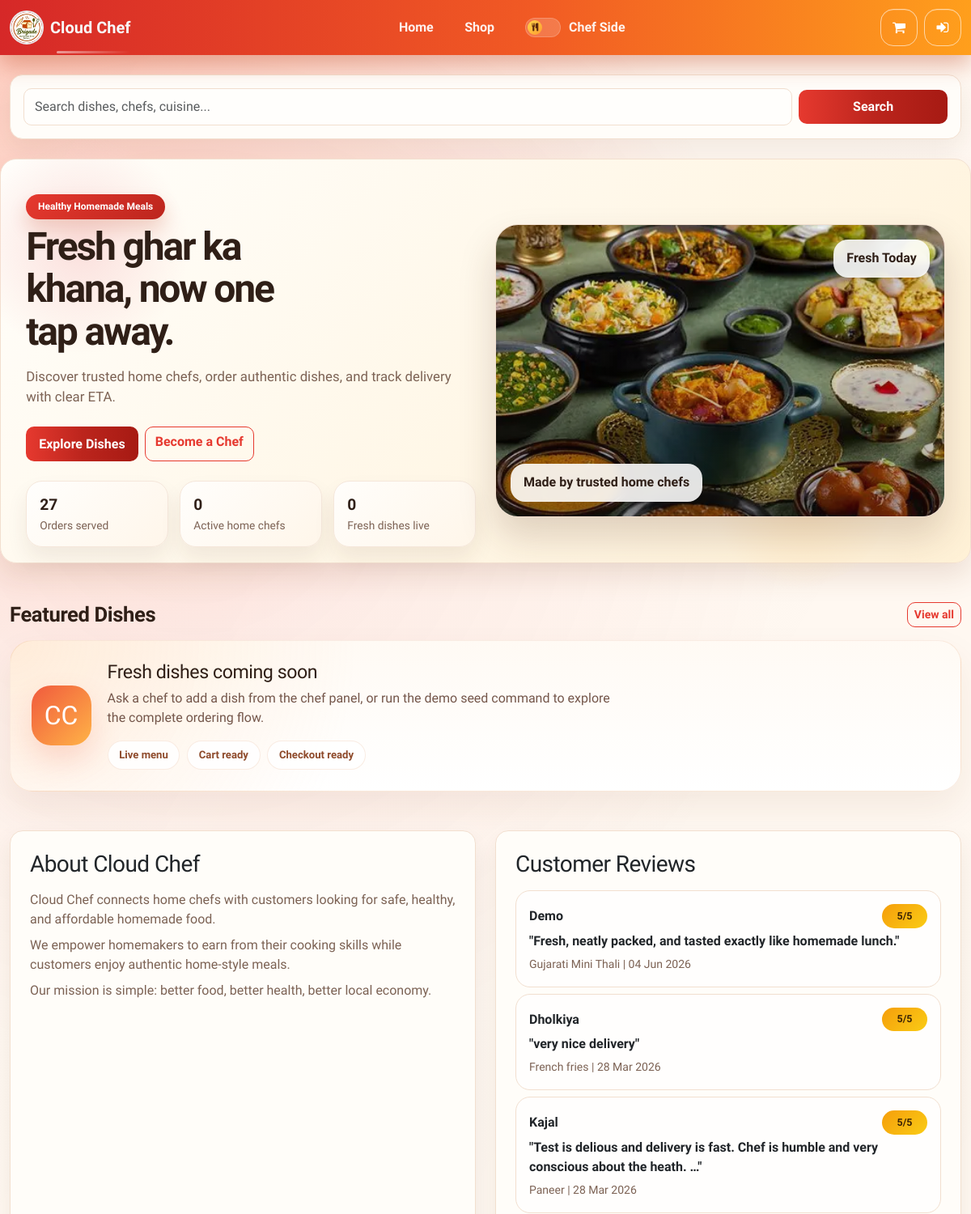
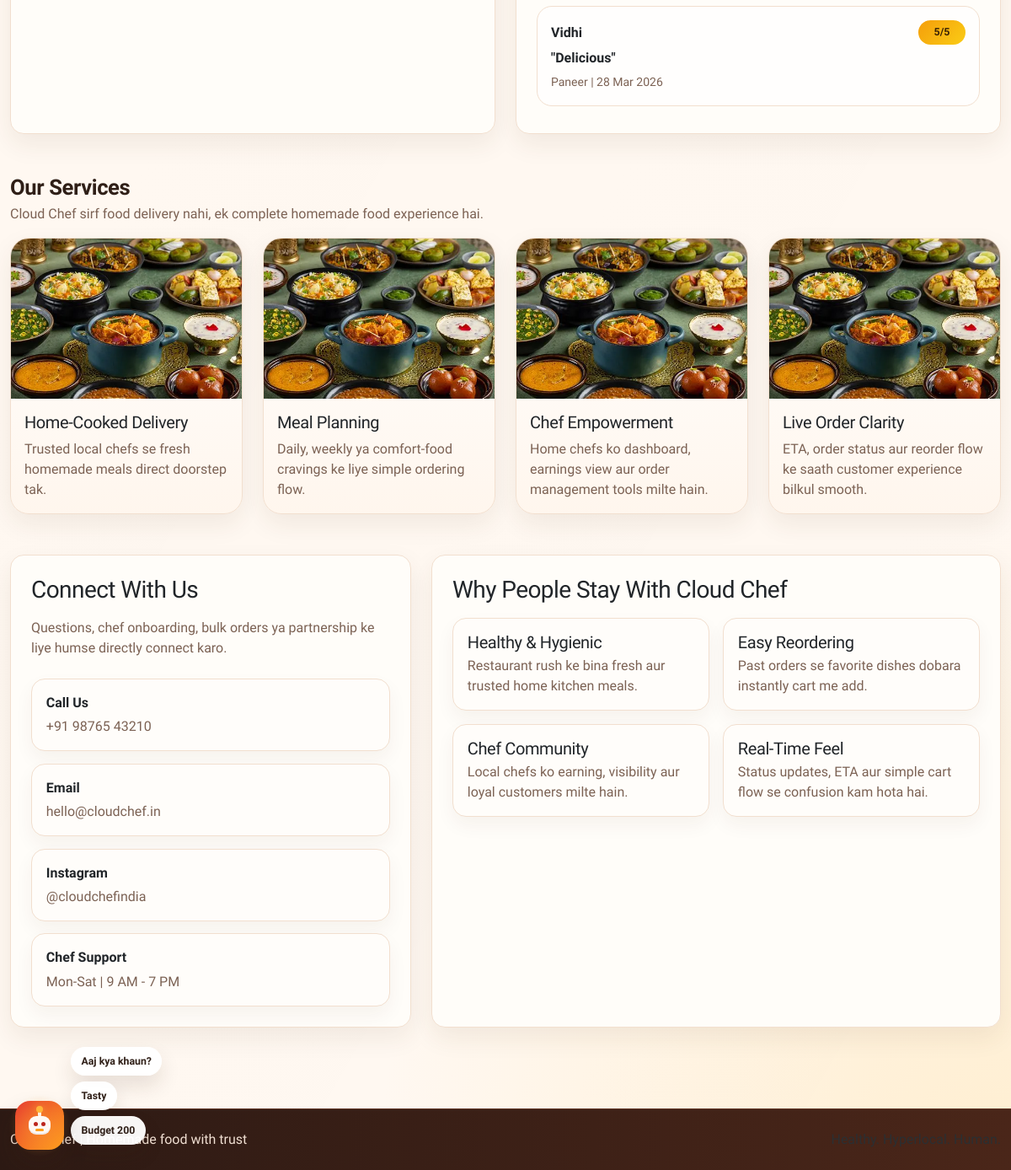
The page / on the database its author committed (2 pictures, top to bottom).
### cloudchef/accounts/models.py (models this page shows, shortened)
class OrderReview(models.Model):
    order = models.OneToOneField(Order, on_delete=models.CASCADE, related_name="review")
    user = models.ForeignKey(
        settings.AUTH_USER_MODEL, on_delete=models.CASCADE, related_name="order_reviews"
    )
    dish = models.ForeignKey(Dish, on_delete=models.CASCADE, related_name="reviews")
    chef = models.ForeignKey(Chef, on_delete=models.CASCADE, related_name="reviews")
    rating = models.PositiveSmallIntegerField(default=5)
    feedback = models.TextField()
    created_at = models.DateTimeField(auto_now_add=True)
    class Meta:
        ordering = ["-created_at"]

class chefsUser(AbstractUser):
    class Role(models.TextChoices):
        CUSTOMER = "CUSTOMER", "Customer"
        VENDOR = "VENDOR", "Vendor"
    email = models.EmailField(unique=True)
    phone_number = models.CharField(max_length=15, unique=True, null=True, blank=True)
    is_verified = models.BooleanField(default=False)
    email_token = models.CharField(max_length=100, null=True, blank=True)
    otp = models.CharField(max_length=10, null=True, blank=True)
    role = models.CharField(max_length=50, choices=Role.choices, default=Role.CUSTOMER)
    notification_enabled = models.BooleanField(default=True)
    sound_theme = models.CharField(max_length=40, default="classic")
    USERNAME_FIELD = 'email'
    REQUIRED_FIELDS = ['username']

class Dish(models.Model):
    chef = models.ForeignKey(Chef, on_delete=models.CASCADE, related_name="dishes")
    name = models.CharField(max_length=120)
    description = models.TextField(blank=True)
    price = models.DecimalField(max_digits=10, decimal_places=2)
    image = models.ImageField(upload_to="dish_images/", null=True, blank=True)
    is_available = models.BooleanField(default=True)
    available_until = models.DateTimeField(null=True, blank=True)
    created_at = models.DateTimeField(auto_now_add=True)

### cloudchef/home/views.py (the view)
# urls.py: path('' , views.index , name="index"),
def index(request):
    featured_dishes = _featured_dishes_queryset()
    customer_reviews = (
        OrderReview.objects.select_related("user", "dish", "chef")
        .filter(order__is_cancelled=False)
        .order_by("-id")[:6]
    )
    order_context = _home_order_context(request.user)
    return render(
        request,
        'index.html',
        {
            "featured_dishes": featured_dishes,
            "customer_reviews": customer_reviews,
            "marketplace_stats": _marketplace_stats(),
            **order_context,
        },
    )

### cloudchef/home/templates/index.html (shortened to what this page needs)
{% extends "utils/base.html" %}
{% load static %}
{% block start %}
<section class="container pt-4">
  <div class="card p-3 cc-soft">
    <form method="get" action="{% url 'shop' %}" class="row g-2 align-items-center">
      <div class="col-md-10">
        <input type="text" name="search" class="form-control" placeholder="Search dishes, chefs, cuisine...">
      </div>
      <div class="col-md-2 d-grid">
        <button type="submit" class="btn btn-primary">Search</button>
      </div>
    </form>
  </div>
</section>
<section class="container py-5">
  <div class="row align-items-center g-4 cc-hero">
    <div class="col-lg-6">
      <span class="badge text-bg-danger mb-2">Healthy Homemade Meals</span>
      <h1 class="cc-hero-title mb-3">Fresh ghar ka khana, now one tap away.</h1>
      <p class="text-muted mb-4">Discover trusted home chefs, order authentic dishes, and track delivery with clear ETA.</p>
      <div class="d-flex gap-2 flex-wrap">
        <a href="{% url 'shop' %}" class="btn btn-primary">Explore Dishes</a>
        <a href="{% url 'chef_side' %}" class="btn btn-outline-danger">Become a Chef</a>
      </div>
      <div class="cc-hero-stats mt-4">
        <div class="cc-hero-stat">
          <strong>{{ marketplace_stats.order_count|default:0 }}</strong>
          <span>Orders served</span>
        </div>
        <div class="cc-hero-stat">
          <strong>{{ marketplace_stats.active_chef_count|default:0 }}</strong>
          <span>Active home chefs</span>
        </div>
        <div class="cc-hero-stat">
          <strong>{{ marketplace_stats.live_dish_count|default:0 }}</strong>
          <span>Fresh dishes live</span>
        </div>
      </div>
    </div>
    <div class="col-lg-6">
      <div class="card overflow-hidden cc-hero-visual">
        <img src="{% static 'images/home/corosal/1063/back1.jpg' %}" class="w-100" style="height:360px;object-fit:cover;" alt="Homemade Food" loading="eager" decoding="async">
        <div class="cc-hero-badge cc-hero-badge-top">Fresh Today</div>
        <div class="cc-hero-badge cc-hero-badge-bottom">Made by trusted home chefs</div>
      </div>
    </div>
  </div>
</section>
<section class="container pb-5">
  <div class="d-flex justify-content-between align-items-center mb-3">
    <h2 class="mb-0 cc-grid-title">Featured Dishes</h2>
    <a href="{% url 'shop' %}" class="btn btn-sm btn-outline-danger">View all</a>
  </div>
  <div id="ccFeaturedDishesGrid">
    {% include "partials/featured_dishes_grid.html" with featured_dishes=featured_dishes %}
  </div>
</section>
<section class="container pb-5">
  <div class="row g-4">
    <div class="col-lg-6">
      <div class="card p-4 h-100 cc-soft">
        <h3 class="mb-3">About Cloud Chef</h3>
        <p class="text-muted mb-2">Cloud Chef connects home chefs with customers looking for safe, healthy, and affordable homemade food.</p>
        <p class="text-muted mb-2">We empower homemakers to earn from their cooking skills while customers enjoy authentic home-style meals.</p>
        <p class="text-muted mb-0">Our mission is simple: better food, better health, better local economy.</p>
      </div>
    </div>
    <div class="col-lg-6">
      <div class="card p-4 h-100 cc-reviews">
        <h3 class="mb-3">Customer Reviews</h3>
        {% for review in customer_reviews %}
        <div class="border rounded p-3 mb-2">
          <div class="d-flex justify-content-between align-items-center gap-2 mb-1">
            <strong>{{ review.user.first_name|default:review.user.email|truncatechars:18 }}</strong>
            <span class="cc-rating-pill">{{ review.rating }}/5</span>
          </div>
          <p class="mb-1 fw-semibold">"{{ review.feedback|truncatechars:90 }}"</p>
          <small class="text-muted">{{ review.dish.name }} | {{ review.created_at|date:"d M Y" }}</small>
        </div>
        {% endfor %}
      </div>
    </div>
  </div>
</section>
<section class="container pb-5">
  <div class="d-flex justify-content-between align-items-center mb-3">
    <div>
      <h2 class="mb-1 cc-grid-title">Our Services</h2>
      <p class="text-muted mb-0">Cloud Chef sirf food delivery nahi, ek complete homemade food experience hai.</p>
    </div>
  </div>
  <div class="row g-4">
    <div class="col-md-6 col-xl-3">
      <div class="card h-100 cc-service-card overflow-hidden">
        <img src="{% static 'images/home/corosal/1063/back1.jpg' %}" alt="Home delivery service" class="cc-service-image" loading="lazy" decoding="async">
        <div class="card-body">
          <h5 class="card-title">Home-Cooked Delivery</h5>
          <p class="text-muted mb-0">Trusted local chefs se fresh homemade meals direct doorstep tak.</p>
        </div>
      </div>
    </div>
    <div class="col-md-6 col-xl-3">
      <div class="card h-100 cc-service-card overflow-hidden">
        <img src="{% static 'images/home/corosal/1063/back1.jpg' %}" alt="Custom meal plans" class="cc-service-image" loading="lazy" decoding="async">
        <div class="card-body">
          <h5 class="card-title">Meal Planning</h5>
          <p class="text-muted mb-0">Daily, weekly ya comfort-food cravings ke liye simple ordering flow.</p>
        </div>
      </div>
    </div>
    <div class="col-md-6 col-xl-3">
      <div class="card h-100 cc-service-card overflow-hidden">
        <img src="{% static 'images/home/corosal/1063/back1.jpg' %}" alt="Chef support" class="cc-service-image" loading="lazy" decoding="async">
        <div class="card-body">
          <h5 class="card-title">Chef Empowerment</h5>
          <p class="text-muted mb-0">Home chefs ko dashboard, earnings view aur order management tools milte hain.</p>
        </div>
      </div>
    </div>
    <div class="col-md-6 col-xl-3">
      <div class="card h-100 cc-service-card overflow-hidden">
        <img src="{% static 'images/home/corosal/1063/back1.jpg' %}" alt="Order tracking" class="cc-service-image" loading="lazy" decoding="async">
        <div class="card-body">
          <h5 class="card-title">Live Order Clarity</h5>
          <p class="text-muted mb-0">ETA, order status aur reorder flow ke saath customer experience bilkul smooth.</p>
        </div>
      </div>
    </div>
  </div>
</section>
<section class="container pb-5">
  <div class="row g-4">
    <div class="col-lg-5">
      <div class="card p-4 h-100 cc-soft">
        <h3 class="mb-3">Connect With Us</h3>
        <p class="text-muted mb-4">Questions, chef onboarding, bulk orders ya partnership ke liye humse directly connect karo.</p>
        <div class="cc-connect-list">
          <div class="cc-connect-item">
            <strong>Call Us</strong>
            <span>+91 98765 43210</span>
          </div>
          <div class="cc-connect-item">
            <strong>Email</strong>
            <span>hello@cloudchef.in</span>
          </div>
          <div class="cc-connect-item">
            <strong>Instagram</strong>
            <span>@cloudchefindia</span>
          </div>
          <div class="cc-connect-item">
            <strong>Chef Support</strong>
            <span>Mon-Sat | 9 AM - 7 PM</span>
          </div>
        </div>
      </div>
    </div>
    <div class="col-lg-7">
      <div class="card p-4 h-100 cc-soft">
        <h3 class="mb-3">Why People Stay With Cloud Chef</h3>
        <div class="row g-3">
          <div class="col-md-6">
            <div class="cc-connect-box">
              <h5>Healthy & Hygienic</h5>
              <p class="mb-0 text-muted">Restaurant rush ke bina fresh aur trusted home kitchen meals.</p>
            </div>
          </div>
          <div class="col-md-6">
            <div class="cc-connect-box">
              <h5>Easy Reordering</h5>
              <p class="mb-0 text-muted">Past orders se favorite dishes dobara instantly cart me add.</p>
            </div>
          </div>
          <div class="col-md-6">
            <div class="cc-connect-box">
              <h5>Chef Community</h5>
              <p class="mb-0 text-muted">Local chefs ko earning, visibility aur loyal customers milte hain.</p>
            </div>
          </div>
          <div class="col-md-6">
            <div class="cc-connect-box">
              <h5>Real-Time Feel</h5>
              <p class="mb-0 text-muted">Status updates, ETA aur simple cart flow se confusion kam hota hai.</p>
            </div>
          </div>
        </div>
      </div>
    </div>
  </div>
</section>
{% endblock %}

### rows shown on the page
OrderReview: user.first_name "Demo", rating "5", feedback "Fresh, neatly packed, and tasted exactly like homemade lunch.", dish.name "Gujarati Mini Thali", created_at "04 Jun 2026"
OrderReview: user.first_name "Dholkiya", rating "5", feedback "very nice delivery", dish.name "French fries", created_at "28 Mar 2026"
OrderReview: user.first_name "Kajal", rating "5", feedback "Test is delious and delivery is fast. Chef is humble and very conscious about the heath. …", dish.name "Paneer", created_at "28 Mar 2026"
OrderReview: user.first_name "Vidhi", rating "5", feedback "Delicious", dish.name "Paneer", created_at "28 Mar 2026"

### other values the page prints
{{ marketplace_stats.order_count|default:0 }} "27"
{{ marketplace_stats.active_chef_count|default:0 }} "0"
{{ marketplace_stats.live_dish_count|default:0 }} "0"
